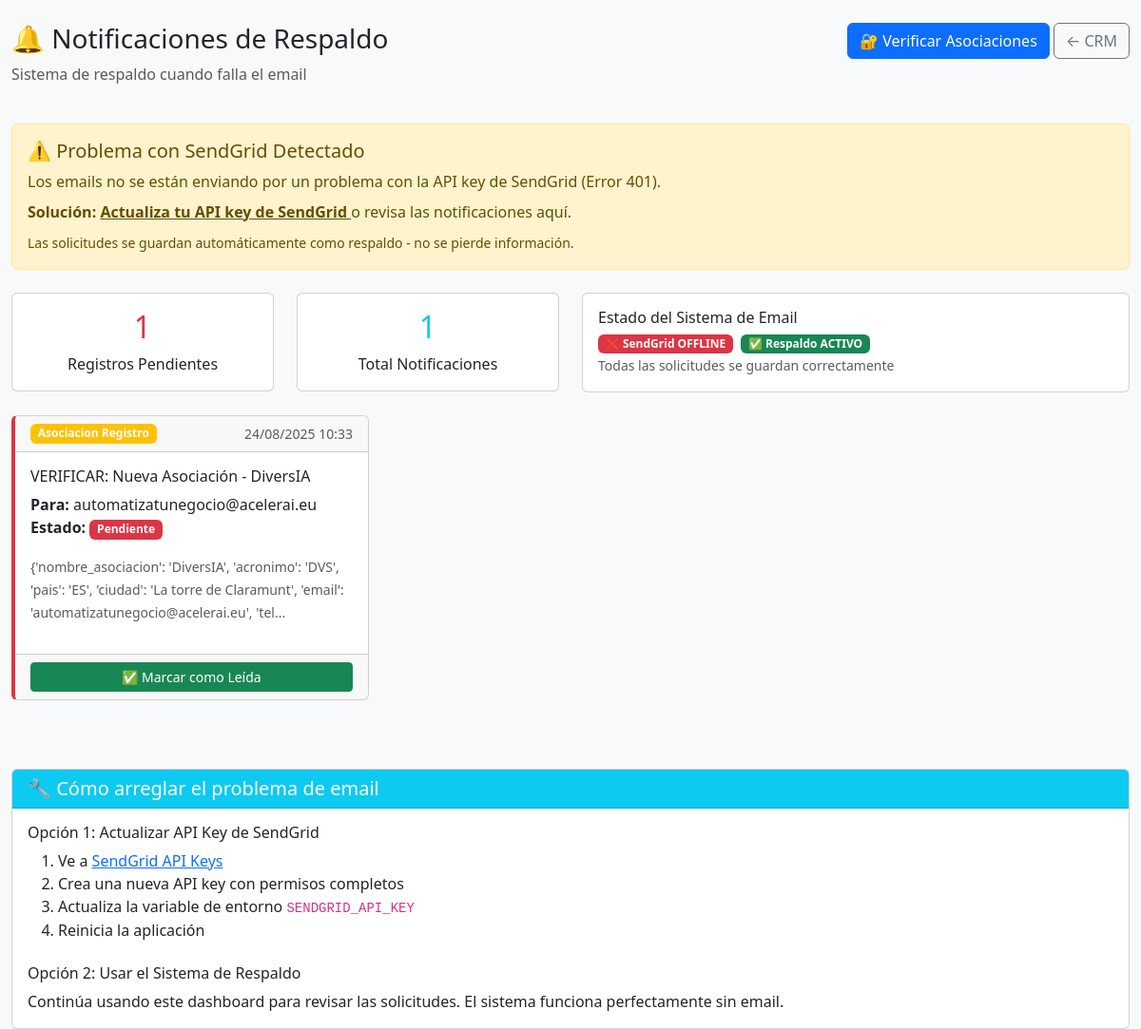
Page /admin/notificaciones-pendientes (signed in) on the committed database.
### models.py (models this page shows, shortened)
class NotificationBackup(db.Model):
    __tablename__ = 'notifications_backup'
    id = db.Column(db.Integer, primary_key=True)
    tipo = db.Column(db.String(50), nullable=False)  # 'asociacion_registro', 'asociacion_estado', etc.
    destinatario = db.Column(db.String(120), nullable=False)
    asunto = db.Column(db.String(200), nullable=False)
    contenido = db.Column(db.Text, nullable=False)  # Datos en texto plano
    email_html = db.Column(db.Text, nullable=True)  # Contenido HTML del email
    estado = db.Column(db.String(20), default='pendiente')  # 'pendiente', 'enviado', 'leido'
    prioridad = db.Column(db.String(10), default='media')  # 'alta', 'media', 'baja'
    created_at = db.Column(db.DateTime, default=datetime.utcnow, index=True)
    sent_at = db.Column(db.DateTime, nullable=True)
    read_at = db.Column(db.DateTime, nullable=True)

### routes_simple.py (the view)
@app.route('/admin/notificaciones-pendientes')
def notificaciones_pendientes():
    from flask import session, redirect
    if 'admin_ok' not in session or not session.get('admin_ok'):
        flash('Acceso restringido. Inicia sesión como administrador.', 'error')
        return redirect('/admin/login-new')
    from models import NotificationBackup
    notifications = NotificationBackup.query.filter_by(
        estado='pendiente'
    ).order_by(NotificationBackup.created_at.desc()).all()
    registro_count = NotificationBackup.query.filter_by(
        tipo='asociacion_registro',
        estado='pendiente'
    ).count()
    return render_template('admin/notificaciones-pendientes.html',
                         notifications=notifications,
                         registro_count=registro_count)

### app.py (called while the page is built)
@app.after_request
def after_request(response):
    response.headers['X-Content-Type-Options'] = 'nosniff'
    response.headers['X-Frame-Options'] = 'DENY'
    response.headers['X-XSS-Protection'] = '1; mode=block'
    response.headers['Content-Security-Policy'] = "default-src 'self' 'unsafe-inline' 'unsafe-eval' https://cdn.jsdelivr.net https://cdnjs.cloudflare.com; img-src 'self' data: https:;"
    return response

### templates/admin/notificaciones-pendientes.html (shortened to what this page needs)
<!DOCTYPE html>
<html lang="es">
<head>
    <link href="https://cdn.jsdelivr.net/npm/bootstrap@5.3.0/dist/css/bootstrap.min.css" rel="stylesheet">
</head>
<body class="bg-light">
    <div class="container-fluid mt-4">
        <div class="row mb-4">
            <div class="col-md-8">
                <h1 class="h3">🔔 Notificaciones de Respaldo</h1>
                <p class="text-muted">Sistema de respaldo cuando falla el email</p>
            </div>
            <div class="col-md-4 text-end">
                <a href="/admin/verificar-asociaciones" class="btn btn-primary">
                    🔐 Verificar Asociaciones
                </a>
                <a href="/crm-minimal" class="btn btn-outline-secondary">← CRM</a>
            </div>
        </div>
        <div class="alert alert-warning mb-4">
            <h5 class="alert-heading">⚠️ Problema con SendGrid Detectado</h5>
            <p class="mb-2">Los emails no se están enviando por un problema con la API key de SendGrid (Error 401).</p>
            <p class="mb-2"><strong>Solución:</strong>
                <a href="https://sendgrid.com/solutions/email-api/" target="_blank" class="alert-link">
                    Actualiza tu API key de SendGrid
                </a> o revisa las notificaciones aquí.
            </p>
            <small>Las solicitudes se guardan automáticamente como respaldo - no se pierde información.</small>
        </div>
        <div class="row mb-4">
            <div class="col-md-3">
                <div class="card text-center">
                    <div class="card-body">
                        <h2 class="text-danger">{{ registro_count }}</h2>
                        <p class="mb-0">Registros Pendientes</p>
                    </div>
                </div>
            </div>
            <div class="col-md-3">
                <div class="card text-center">
                    <div class="card-body">
                        <h2 class="text-info">{{ notifications|length }}</h2>
                        <p class="mb-0">Total Notificaciones</p>
                    </div>
                </div>
            </div>
            <div class="col-md-6">
                <div class="card">
                    <div class="card-body">
                        <h6>Estado del Sistema de Email</h6>
                        <div class="d-flex align-items-center">
                            <span class="badge bg-danger me-2">❌ SendGrid OFFLINE</span>
                            <span class="badge bg-success">✅ Respaldo ACTIVO</span>
                        </div>
                        <small class="text-muted">Todas las solicitudes se guardan correctamente</small>
                    </div>
                </div>
            </div>
        </div>
        {% if notifications %}
            <div class="row">
                {% for notification in notifications %}
                <div class="col-md-6 col-lg-4 mb-4">
                    <div class="card notification-card h-100">
                        <div class="card-header d-flex justify-content-between">
                            <span class="badge bg-warning status-badge">{{ notification.tipo.replace('_', ' ').title() }}</span>
                            <small class="text-muted">{{ notification.created_at.strftime('%d/%m/%Y %H:%M') }}</small>
                        </div>
                        <div class="card-body">
                            <h6 class="card-title">{{ notification.asunto }}</h6>
                            <p class="card-text">
                                <strong>Para:</strong> {{ notification.destinatario }}<br>
                                <strong>Estado:</strong>
                                <span class="badge bg-{{ 'success' if notification.estado == 'leido' else 'danger' }}">
                                    {{ notification.estado.title() }}
                                </span>
                            </p>
                            {% if notification.contenido %}
                            <div class="mb-3">
                                <small class="text-muted">
                                    {{ notification.contenido[:150] }}{% if notification.contenido|length > 150 %}...{% endif %}
                                </small>
                            </div>
                            {% endif %}
                        </div>
                        <div class="card-footer">
                            {% if notification.estado == 'pendiente' %}
                            <form action="/admin/marcar-notificacion-leida/{{ notification.id }}" method="POST" class="d-inline">
                                <button type="submit" class="btn btn-success btn-sm w-100">
                                    ✅ Marcar como Leída
                                </button>
                            </form>
                            {% else %}
                            <button class="btn btn-outline-success btn-sm w-100" disabled>
                                ✅ Leída el {{ notification.read_at.strftime('%d/%m/%Y') if notification.read_at }}
                            </button>
                            {% endif %}
                        </div>
                    </div>
                </div>
                {% endfor %}
            </div>
        {% endif %}
        <div class="card mt-5">
            <div class="card-header bg-info text-white">
                <h5 class="mb-0">🔧 Cómo arreglar el problema de email</h5>
            </div>
            <div class="card-body">
                <h6>Opción 1: Actualizar API Key de SendGrid</h6>
                <ol>
                    <li>Ve a <a href="https://app.sendgrid.com/settings/api_keys" target="_blank">SendGrid API Keys</a></li>
                    <li>Crea una nueva API key con permisos completos</li>
                    <li>Actualiza la variable de entorno <code>SENDGRID_API_KEY</code></li>
                    <li>Reinicia la aplicación</li>
                </ol>
                <h6 class="mt-4">Opción 2: Usar el Sistema de Respaldo</h6>
                <p class="mb-0">Continúa usando este dashboard para revisar las solicitudes. El sistema funciona perfectamente sin email.</p>
            </div>
        </div>
    </div>
</body>
</html>

### templates/admin/notificaciones-pendientes.html (style rules this page uses)
.notification-card { transition: transform 0.2s; border-left: 4px solid #dc3545; }
.status-badge { font-size: 0.75rem; }

### rows in the picture
NotificationBackup: tipo.replace "Asociacion Registro", created_at "24/08/2025 10:33", asunto "VERIFICAR: Nueva Asociación - DiversIA", destinatario "automatizatunegocio@acelerai.eu", estado "Pendiente", contenido "{'nombre_asociacion': 'DiversIA', 'acronimo': 'DVS', 'pais': 'ES', 'ciudad': 'La torre de Claramunt', 'email': 'automatizatunegocio@acelerai.eu', 'tel"

### other values in the picture
{{ registro_count }} "1"
{{ notifications|length }} "1"
